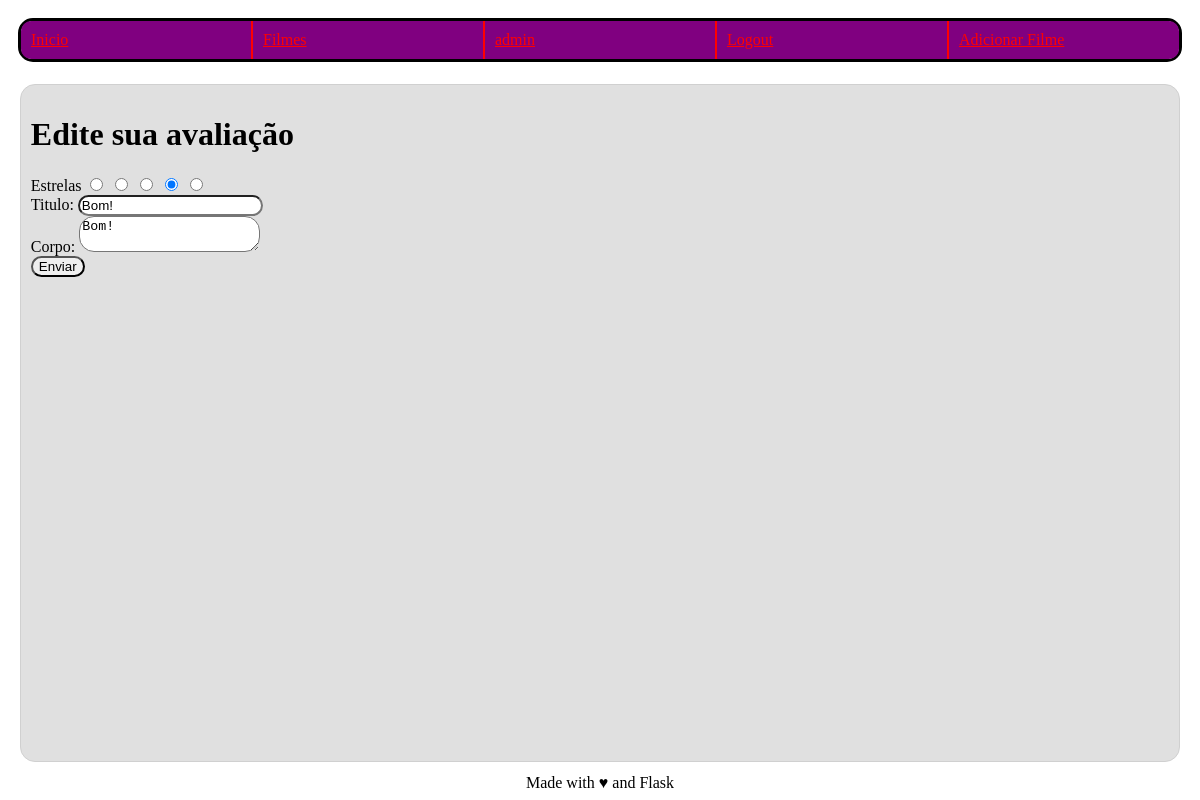
The page /filme/3/avaliacao/editar (signed in) on the database its author committed.
### imdb/usuario/models.py (models this page shows, shortened)
class Usuario(db.Model, UserMixin):
   bcrypt = Bcrypt()
   __tablename__ = 'usuario'
   id = db.Column(db.Integer, primary_key=True)
   email = db.Column(db.String(80), unique=True, nullable=False)
   username = db.Column(db.String(80), unique=True, nullable=False)
   senha = db.Column(db.String(255),nullable = False)
   funcao = db.Column(db.String(50), server_default="user", nullable=False) #admin ou normal
   avaliacoes = db.relationship(Avaliacao, backref='usuario', lazy= True)

### imdb/filme/models.py (models this page shows, shortened)
class Avaliacao(db.Model):
    __tablename__ = 'avaliacao'
    id = db.Column(db.Integer, primary_key=True)
    titulo = db.Column(db.String(200), nullable=False)
    corpo = db.Column(db.String(500))
    estrelas = db.Column(db.Integer, nullable=False)
    id_filme = db.Column(db.Integer, db.ForeignKey('filme.id'), nullable=False)
    id_usuario = db.Column(db.Integer, db.ForeignKey('usuario.id'), nullable=False)

### imdb/filme/views.py (the view, shortened to what this page needs)
@filme.route("<id_filme>/avaliacao/editar", methods=["GET", "POST"])
@login_required()
def editar_avaliacao(id_filme):
    id_usuario = current_user.id
    avaliacao = Avaliacao.query.filter_by(id_usuario=id_usuario, id_filme=id_filme).all()[0]
    if request.method == "GET":
        return render_template("editar_avaliacao.html.j2", avaliacao=avaliacao)

### imdb/__init__.py (called while the page is built)
def login_required(role=["ANY"]):
    def wrapper(fn):
        @wraps(fn)
        def decorated_view(*args, **kwargs):
            if not current_user.is_authenticated:
               return current_app.login_manager.unauthorized()
            funcao = current_user.funcao
            if ((funcao not in role) and (role != ["ANY"])):
                flash("Você não tem permissão para acessar essa página.")
                return redirect(url_for('principal.index'))
            return fn(*args, **kwargs)
        return decorated_view
    return wrapper

### imdb/usuario/models.py (called while the page is built)
@login_manager.user_loader
def load_user(user_id):
    return Usuario.query.get(user_id)

### imdb/filme/templates/editar_avaliacao.html.j2 (shortened to what this page needs)
{% extends "base.html.j2" %}
{% block content %}
  <h1>Edite sua avaliação</h1>
  <form action="{{url_for('filme.editar_avaliacao', id_filme=avaliacao.id_filme)}}" method="POST">
     <label for="estrelas">Estrelas</label>
     {% for i in range(5) %}
      {% if  i+1==avaliacao.estrelas%}
        <input type="radio" name='estrelas' value="{{i+1}}" checked/>
      {% else %}
        <input type="radio" name='estrelas' value="{{i+1}}"/>
      {% endif %}
     {% endfor %}
     <div>
        <label for="titulo">Titulo:</label>
        <input type="text" name="titulo" value="{{ avaliacao.titulo }}" />
     </div>
     <div>
        <label for="corpo">Corpo:</label>
        <textarea type="text" name="corpo">{{avaliacao.corpo}}</textarea>
     </div>
     <input type="submit" value="Enviar"/>
  </form>
{% endblock %}

### imdb/templates/base.html.j2 (shortened to what this page needs)
<!DOCTYPE html>
<html>
  <head>
    {% block head %}
    <link rel="stylesheet" href="{{ url_for('static', filename='styles/style.css') }}">
    {% endblock %}
  </head>
  <body>
    {% block navbar %}
      <nav>
        <a href="{{url_for('principal.index')}}">Inicio</a>
        <a href="{{url_for('filme.lista')}}">Filmes</a>
        {% if not current_user.is_authenticated %}
          <a href="{{url_for('principal.login')}}">Login</a>
          <a href="{{url_for('usuario.cadastrar_usuario')}}">Cadastrar</a>
        {% else %}
          <a href="{{url_for('usuario.perfil')}}">{{current_user.username}}</a>
          <a href="{{url_for('principal.logout')}}">Logout</a>
        {% endif %}
        {% if current_user.funcao == "admin" %}
          <a href="{{url_for('filme.adicionar')}}">Adicionar Filme</a>
        {% endif %}
      </nav>
    {% endblock %}
    <div id="content">{% block content %}{% endblock %}</div>
    <div id="footer">
      {% block footer %}
      Made with &hearts; and Flask
      {% endblock %}
    </div>
  </body>
</html>

### imdb/static/styles/style.css (style rules this page uses)
#content { margin: 1%; background-color: #e0e0e0; border-color: #d0d0d0; border-style: solid; border-width: thin; border-radius: 15px }
#footer { align-self: center; }
nav { margin: 10px; border-style: solid; display: flex; flex-wrap: wrap; }
nav a { flex: 1; padding: 10px; margin: 0px; float: left; background-color: purple; color: red; border-top-right-radius: 0; border-bottom-right-radius: 0; }
nav a:nth-child(n+2) { border-left-style: solid; border-radius: 0; border-left-width: 2px; }
nav a:first-child { border-left: 0px; border-top-left-radius: 10px; border-bottom-left-radius: 10px; }
nav a:last-child { border-right: 0px; border-top-right-radius: 10px; border-bottom-right-radius: 10px; }
html, body { height: 100%; display: flex; flex-direction: column; }
#content { height: 100%; padding: 10px; }
* { border-radius: 15px; }

### rows shown on the page
Usuario: username "admin"
Avaliacao: titulo "Bom!", corpo "Bom!"
